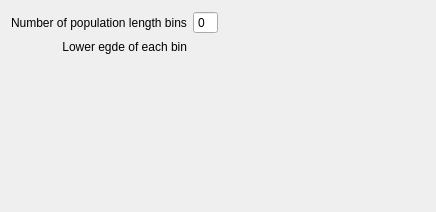
<?xml version="1.0" encoding="UTF-8"?>
<ui version="4.0">
 <class>Form</class>
 <widget class="QWidget" name="Form">
  <property name="geometry">
   <rect>
    <x>0</x>
    <y>0</y>
    <width>436</width>
    <height>212</height>
   </rect>
  </property>
  <property name="windowTitle">
   <string>Form</string>
  </property>
  <layout class="QGridLayout" name="gridLayout">
   <item row="0" column="0">
    <widget class="QLabel" name="label">
     <property name="text">
      <string>Number of population length bins</string>
     </property>
    </widget>
   </item>
   <item row="3" column="1">
    <spacer name="verticalSpacer">
     <property name="orientation">
      <enum>Qt::Vertical</enum>
     </property>
     <property name="sizeHint" stdset="0">
      <size>
       <width>20</width>
       <height>40</height>
      </size>
     </property>
    </spacer>
   </item>
   <item row="3" column="2">
    <spacer name="horizontalSpacer">
     <property name="orientation">
      <enum>Qt::Horizontal</enum>
     </property>
     <property name="sizeHint" stdset="0">
      <size>
       <width>40</width>
       <height>20</height>
      </size>
     </property>
    </spacer>
   </item>
   <item row="0" column="1">
    <widget class="QSpinBox" name="spinBox_number_bins">
     <property name="buttonSymbols">
      <enum>QAbstractSpinBox::NoButtons</enum>
     </property>
    </widget>
   </item>
   <item row="1" column="1">
    <layout class="QHBoxLayout" name="horizontalLayout_boundaries"/>
   </item>
   <item row="1" column="0">
    <widget class="QLabel" name="label_2">
     <property name="text">
      <string>Lower egde of each bin</string>
     </property>
     <property name="alignment">
      <set>Qt::AlignRight|Qt::AlignTrailing|Qt::AlignVCenter</set>
     </property>
    </widget>
   </item>
  </layout>
 </widget>
 <resources/>
 <connections/>
</ui>
